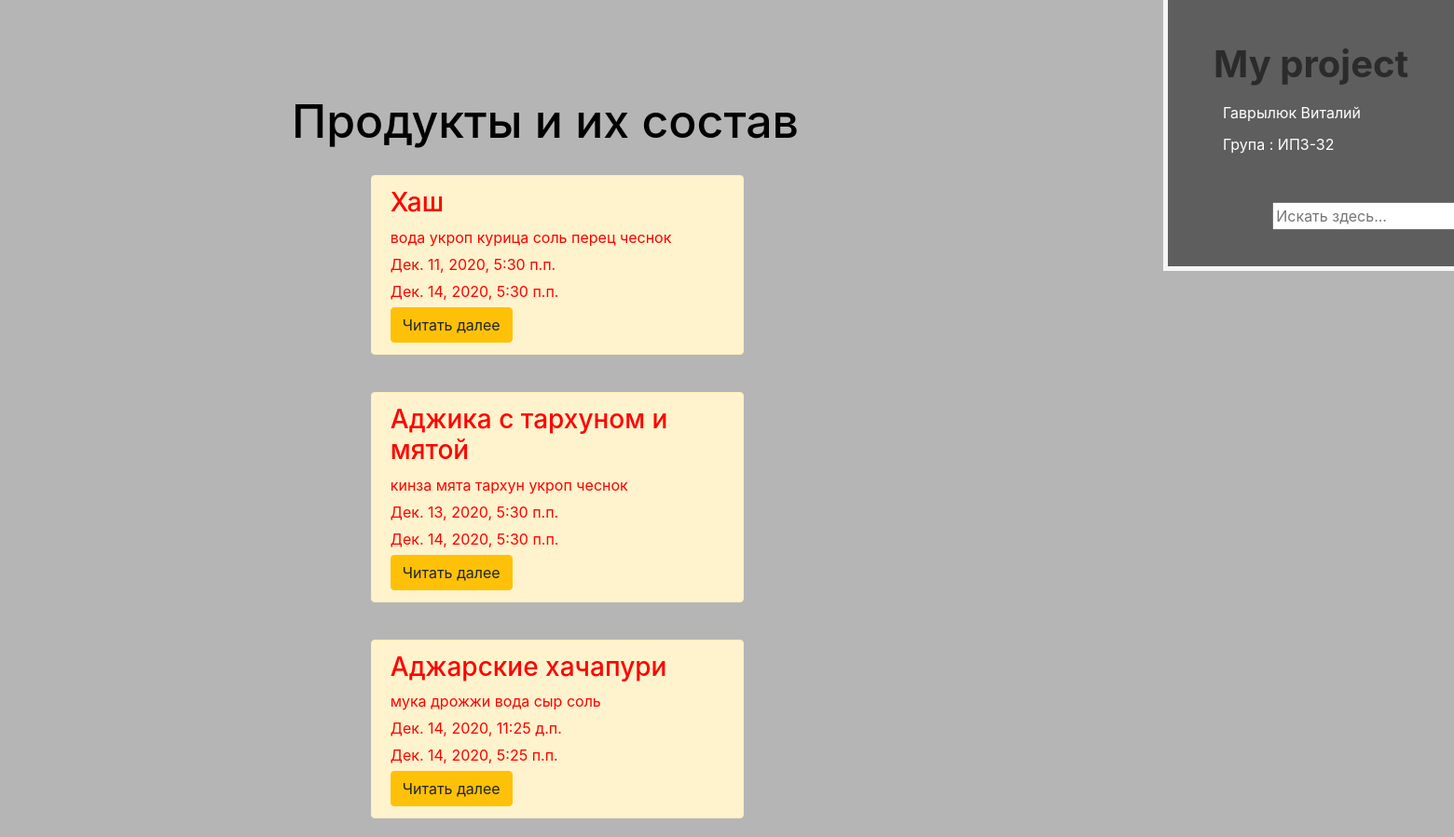
The app's page /product/ with its own data.
### news/models.py (models this page shows, shortened)
class Product(models.Model):
    name = models.CharField('Название', max_length=30)
    statistical_weight = models.CharField('Склад', max_length=300)
    first_date = models.DateTimeField('Дата изготовления')
    expiration_date = models.DateTimeField('Дата окончания')
    class Meta:
        verbose_name = 'Продукт'
        verbose_name_plural = 'Продукты'

### news/views.py (the view)
# urls.py: path('', views.new_info, name='new_info'),
def new_info(request):
    info = Product.objects.order_by('first_date')
    str_name = request.GET.get("name")
    if str(str_name) == 'None':
        return render(request, 'news/home.html', {'new': info})
    new = Product.objects.all().filter(statistical_weight=str_name)
    return render(request, 'news/home.html', {'new': new})

### news/templates/news/home.html (shortened to what this page needs)
{% extends 'main/position.html' %}
{% block content %}
    <div class="text_main">
        <h1>Продукты и их состав</h1>
        {% if new %}
            {% for info in new %}
                <div class="alert alert-warning">
                    <h3>{{ info.name }}</h3>
                    <p>{{ info.statistical_weight}}</p>
                    <p>{{ info.first_date}}</p>
                    <p>{{ info.expiration_date }}</p>
                    <a href="{% url 'product-details' info.id %}" class="btn btn-warning">Читать далее</a>
                </div>
            {% endfor %}
        {% else %}
            <p>Таких записей нету!</p>
        {% endif %}
    </div>
{% endblock %}

### main/templates/main/position.html (shortened to what this page needs)
{% load static %}
<!doctype html>
<html lang="en">
<head>
    <link rel="stylesheet" href="https://stackpath.bootstrapcdn.com/bootstrap/4.3.1/css/bootstrap.min.css">
    <link rel="stylesheet" href="{% static 'main/css/main.css' %}">
</head>
<body>
    <aside>
        <span class="name">My project</span>
        <ul>
            <li>Гаврылюк Виталий</li>
            <li>Група : ИПЗ-32</li>
        </ul>
        <form method="get">
            <input type="text" name="name" placeholder="Искать здесь...">
            <button type="submit" class="byt"></button>
        </form>
    </aside>
    <main>
        {% block content %}
        {% endblock %}
    </main>
</body>
</html>

### main/static/main/css/main.css (style rules this page uses)
body { background: #b5b5b5; }
aside { float: right; background: #5e5e5e; width: 20%; padding: 2.5%; height: 100%; color: #2b2b2b; border-left: 5px solid #f5f5f5; border-bottom: 5px solid #f5f5f5; }
aside .name { font-size: 40px; margin-left: 10px; font-weight: bold; position: relative; }
aside ul { list-style: none }
aside ul li { color: white; display: block; margin-left: -20px; margin-top: 10px; }
main .text_main { float: left; color: black; margin-top: 100px; text-align: center; width: 75%; }
main .text_main h1 { font-size: 50px }
main .text_main p { max-width: 400px; margin: 5px auto }
.alert-warning { float: left; clear: both; width: 400px; margin: 20px 34%; text-align: left; color: red; }
.byt { width: 100px; height: 42px; background: none; border: none; position: absolute; top: -2px; right: 0; }
button:before { content: "\f002"; font-family: FontAwesome; color: #324b4e; }
form { margin-left: 32%; width: 500px; margin-top: 50px; }

### records on screen
Product: name "Хаш", statistical_weight "вода укроп курица соль перец чеснок", first_date "Дек. 11, 2020, 5:30 п.п.", expiration_date "Дек. 14, 2020, 5:30 п.п."
Product: name "Аджика с тархуном и мятой", statistical_weight "кинза мята тархун укроп чеснок", first_date "Дек. 13, 2020, 5:30 п.п.", expiration_date "Дек. 14, 2020, 5:30 п.п."
Product: name "Аджарские хачапури", statistical_weight "мука дрожжи вода сыр соль", first_date "Дек. 14, 2020, 11:25 д.п.", expiration_date "Дек. 14, 2020, 5:25 п.п."
